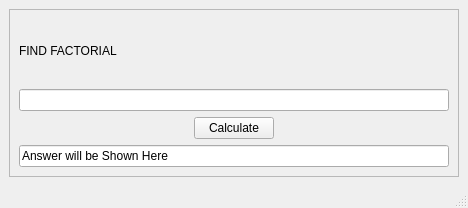
<?xml version="1.0" encoding="UTF-8"?>
<ui version="4.0">
 <class>MainWindow</class>
 <widget class="QMainWindow" name="MainWindow">
  <property name="geometry">
   <rect>
    <x>0</x>
    <y>0</y>
    <width>468</width>
    <height>208</height>
   </rect>
  </property>
  <property name="windowTitle">
   <string>MainWindow</string>
  </property>
  <widget class="QWidget" name="centralwidget">
   <layout class="QVBoxLayout" name="verticalLayout">
    <item>
     <widget class="QFrame" name="frame">
      <property name="frameShape">
       <enum>QFrame::StyledPanel</enum>
      </property>
      <property name="frameShadow">
       <enum>QFrame::Raised</enum>
      </property>
      <layout class="QVBoxLayout" name="verticalLayout_3">
       <item>
        <widget class="QLabel" name="label">
         <property name="styleSheet">
          <string notr="true">font: 22pt &quot;Fira Sans&quot;;</string>
         </property>
         <property name="text">
          <string>FIND FACTORIAL</string>
         </property>
        </widget>
       </item>
       <item>
        <layout class="QVBoxLayout" name="verticalLayout_2">
         <item>
          <widget class="QLineEdit" name="input_num"/>
         </item>
         <item>
          <layout class="QHBoxLayout" name="horizontalLayout">
           <item>
            <spacer name="horizontalSpacer">
             <property name="orientation">
              <enum>Qt::Horizontal</enum>
             </property>
             <property name="sizeHint" stdset="0">
              <size>
               <width>40</width>
               <height>20</height>
              </size>
             </property>
            </spacer>
           </item>
           <item>
            <widget class="QPushButton" name="find_Fact">
             <property name="text">
              <string>Calculate</string>
             </property>
            </widget>
           </item>
           <item>
            <spacer name="horizontalSpacer_2">
             <property name="orientation">
              <enum>Qt::Horizontal</enum>
             </property>
             <property name="sizeHint" stdset="0">
              <size>
               <width>40</width>
               <height>20</height>
              </size>
             </property>
            </spacer>
           </item>
          </layout>
         </item>
         <item>
          <widget class="QLineEdit" name="show_fact">
           <property name="text">
            <string>Answer will be Shown Here</string>
           </property>
           <property name="readOnly">
            <bool>true</bool>
           </property>
          </widget>
         </item>
        </layout>
       </item>
      </layout>
     </widget>
    </item>
   </layout>
  </widget>
  <widget class="QMenuBar" name="menubar">
   <property name="geometry">
    <rect>
     <x>0</x>
     <y>0</y>
     <width>468</width>
     <height>21</height>
    </rect>
   </property>
  </widget>
  <widget class="QStatusBar" name="statusbar"/>
 </widget>
 <resources/>
 <connections/>
</ui>
